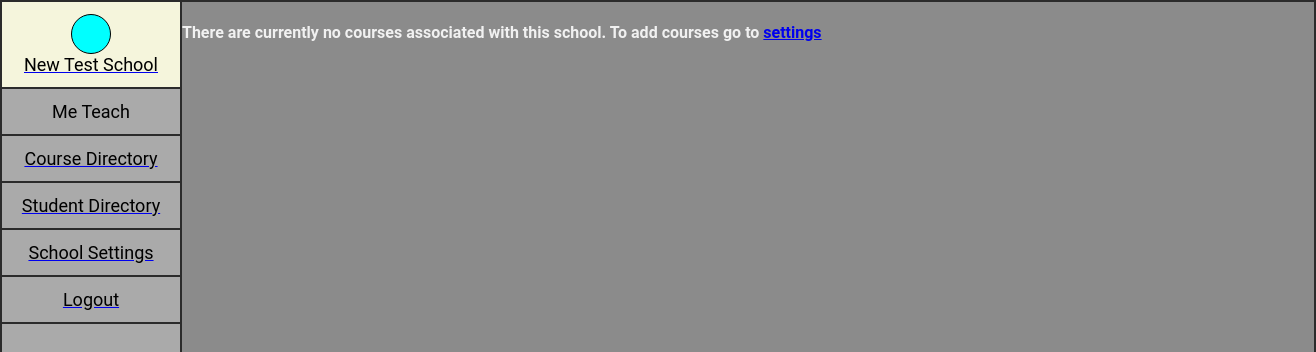
The page /courses/all/school/ (signed in) on the database as committed earlier.
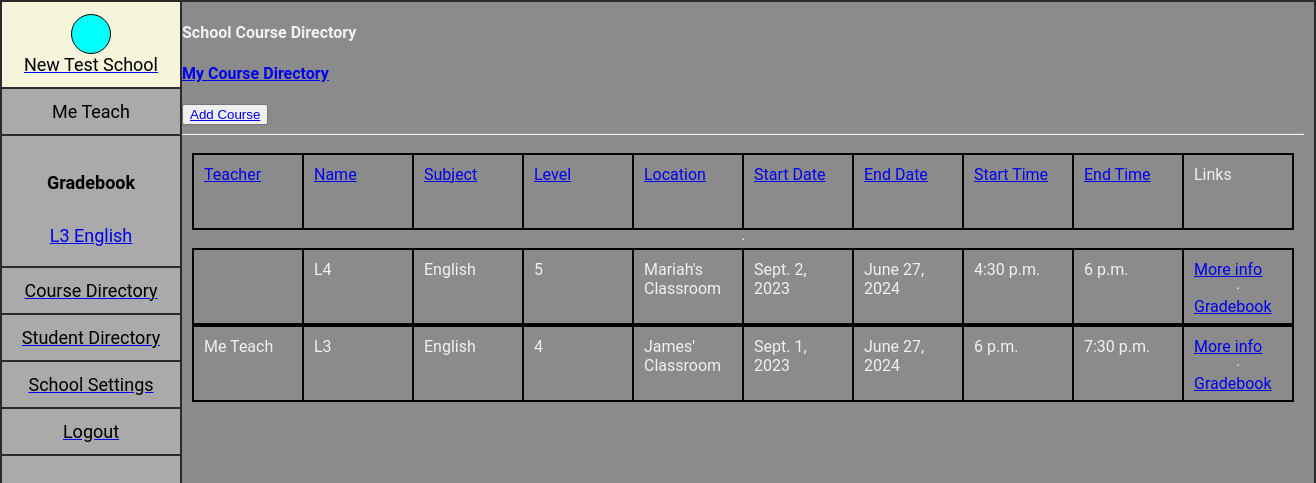
The same page on the database as committed later.
### app/models.py (models this page shows, shortened)
class Course(models.Model):
    school = models.ForeignKey('School', on_delete=models.CASCADE, related_name='facility', null=False)
    teacher = models.ForeignKey('User', on_delete=models.SET_NULL, related_name='teacher', null=True, blank=True)
    added_by = models.ForeignKey('User', on_delete=models.CASCADE, related_name='course_added_by', null=True, blank=True)
    name = models.CharField(max_length=64, blank=False, null=True) #name of class
    subject = models.CharField(max_length=128, blank=False) #subject of class
    grade_type = models.BooleanField(default=0, blank=False) #used to set grading system
    code = models.CharField(max_length=128, blank=True, null=True) #class identifer or differentiator(if any)
    level = models.CharField(max_length=24, blank=True, null=True)
    description = models.TextField(max_length=512, blank=True, null=True)
    online = models.BooleanField(default=False, blank=True, null=True) #if course is online(true) or inperson (false)
    location = models.CharField(max_length=128, blank=True, null=True) #physical location of class if any
    students = models.PositiveIntegerField(blank=True, null=True, default=0)
    start_date = models.DateField(auto_now_add=False, blank=True, null=True)
    end_date = models.DateField(auto_now_add=False, blank=True, null=True)
    start_time = models.TimeField(blank=True, default='0:0:0')
    end_time = models.TimeField(blank=True, default='0:0:0')
    timestamp = models.DateTimeField(auto_now_add=True)

### app/user.py (models this page shows, shortened)
class User(AbstractUser):
    first_name = models.CharField(max_length=256, blank=True)
    last_name = models.CharField(max_length=256, blank=True)
    phone = models.CharField(max_length=32, blank=True)
    social = models.CharField(max_length=64, blank=True, null=True) #for use with other contact servicers such as LINE, MESSENGER or WHATSAPP
    school = models.ForeignKey('School', on_delete=models.SET_NULL, related_name='user', null=True, blank=True)
    tag = models.CharField(max_length=64, blank=True, null=True) #if they have a school ID or other form of required identifier.
    is_admin = models.BooleanField(default=False)
    is_teacher = models.BooleanField(default=False)
    is_parent = models.BooleanField(default=False)
    timestamp = models.DateTimeField(auto_now_add=True)
    pass
    def __str__(self):
        return f"{self.first_name + ' ' + self.last_name}"

### app/views.py (the view, shortened to what this page needs)
# urls.py: path("courses/all/", views.courses, name="courses"),
@csrf_exempt
@login_required
def courses(request, source=None, sortby=None):
    user = request.user
    all = False
    courses_list = []
    courses = []
    if user.school:
        try:
            if source == 'school':
                if sortby == None:
                    courses_list = Course.objects.filter(school=user.school).order_by('teacher', 'start_time')
                else:
                    courses_list = Course.objects.filter(school=user.school).order_by(sortby)
                courses = Course.objects.filter(teacher=user).order_by('start_time')
                course_count = len(courses_list)
                all = True
        except:
            courses = Course.objects.filter(teacher=user).order_by(sortby)
            courses_list = courses
            course_count = len(courses_list)
        return render(request, "app/courses/courses.html", {'courses':courses,
                                                            'courses_list':courses_list,
                                                            'course_count':course_count,
                                                            'all': all})
    else:
        return HttpResponseRedirect(reverse("index"))

### app/templates/app/courses/courses.html (shortened to what this page needs)
{% extends 'app/layout.html' %}
{% load static %}
{% block body %}
<body>
    <div id="course_view">
    {% if course_count > 0 %}
        {% if user.is_teacher and all %}
            <h4>School Course Directory</h4>
            <a class="button" href="{% url 'courses' 'teacher' %}">
                <h4>My Course Directory</h4>
            </a>
        <button type="button">
            <a href="{% url 'addCourse' %}">Add Course</a>
        </button>
        {% endif %}
        <hr>
        <div class="course-view" style="border:none;">
            <div class="course-row">
                <a href="{% url 'courses' 'school' 'teacher' %}"> <div class="course-box">Teacher</div> </a>
                <a href="{% url 'courses' 'school' 'name' %}"><div class="course-box">Name</div></a>
                <a href="{% url 'courses' 'school' 'subject' %}"><div class="course-box">Subject</div></a>
                <a href="{% url 'courses' 'school' 'level' %}"><div class="course-box">Level</div></a>
                <a href="{% url 'courses' 'school' 'location' %}"><div class="course-box">Location</div></a>
                <a href="{% url 'courses' 'school' 'start_date' %}"><div class="course-box">Start Date</div></a>
                <a href="{% url 'courses' 'school' 'end_date' %}"><div class="course-box">End Date</div></a>
                <a href="{% url 'courses' 'school' 'start_time' %}"><div class="course-box">Start Time</div></a>
                <a href="{% url 'courses' 'school' 'end_time' %}"><div class="course-box">End Time</div></a>
                <div class="course-box">Links</div>
            </div>
            <hr>
            {% for course in courses_list %}
                <div class="course-row">
                    {% if course.teacher %}
                        <div class="course-box">{{course.teacher}}</div>
                    {% else %}
                        <div class="course-box"></div>
                    {% endif %}
                    <div class="course-box">{{course.name}}</div>
                    <div class="course-box">{{course.subject}}</div>
                    <div class="course-box">{{course.level}}</div>
                    <div class="course-box">{{course.location}}</div>
                    <div class="course-box">{{course.start_date}}</div>
                    <div class="course-box">{{course.end_date}}</div>
                    <div class="course-box">{{course.start_time}}</div>
                    <div class="course-box">{{course.end_time}}</div>
                    <div class="course-box">
                            <a class="button" href="{% url 'course' course.code %}">More info</a>
                            <hr>
                            {% if course.teacher.id == user.id or user.is_admin %}
                            <a class="button" href="{% url 'gradebook' course.code %}">Gradebook</a>
                            {% endif %}
                    </div>
                </div>
            {% endfor %}
        </div>
    {% else %}
        {% if all %}
        <h4>There are currently no courses associated with this school. To add courses go to <a href="{% url 'settings' %}">settings</a></h4>
        {% else %}
        <h4>You have no courses at this time. Add courses in <a href="{% url 'settings' %}">settings</a> or ask contact your school admin.</h4>
        {% endif %}
    {% endif %}
    </div>
</body>
{% endblock %}

### app/templates/app/layout.html (shortened to what this page needs)
{% load static %}
<!DOCTYPE html>
<html>
    <head>
        <link href="{% static 'app/styles.css' %}" rel="stylesheet">
    </head>
    <div class="row">
        <div class="frame">
            {% if request.user.is_authenticated %}
                <div class="nav-line" id="nav-line">
                    {% if user.school %}
                    <a href="{% url 'index' %}">
                    <div class="nav-block" id="schoolBlock">
                        <div class="nav-img"></div>
                        <div>{{ user.school.name }}</div>
                    </div>
                    </a>
                    {% endif %}
                    <div class="nav-block" id="teacherBlock">
                        <div>{{ user.first_name }} {{user.last_name}}</div>
                    </div>
                    {% if user.school %}
                        {% if user.is_teacher and courses %}
                        <div class="nav-block" id="gradebook-block">
                            <h4>Gradebook</h4>
                            {% for course in courses %}
                            <a href="{% url 'gradebook' course.code %}" class="nav-dropdown-item">{{ course.name }} {{course.subject}}</a>
                            {% endfor %}
                        </div>
                        {% endif %}
                        {% if user.is_admin %}
                        <a class="button" href="{% url 'courses' 'school' %}">
                            <div class="nav-block" id="CoursesBlock">Course Directory</div>
                        </a>
                        <a class="button" href="{% url 'students' 'school' %}">
                            <div class="nav-block">Student Directory</div>
                        </a>
                        <a class="button" href="{% url 'settings' %}">
                            <div class="nav-block" id="settingsBlock">School Settings</div>
                        </a>
                        {% endif %}
                    {% endif %}
                    <a class="button" href="{% url 'logout' %}">
                        <div class="nav-block" >Logout</div>
                    </a>
                </div>
            {% endif %}
            <main>
                {% block body %}
                {% endblock %}
            </main>
        </div>
    </div>
</html>

Rows that differ between the two databases and show on the page:
added Course: name "L3", subject "English", teacher "Me Teach", level "4", location "James' Classroom", start_date "Sept. 1, 2023", end_date "June 27, 2024", start_time "6 p.m.", end_time "7:30 p.m.", shows "Gradebook"
added Course: name "L4", subject "English", level "5", location "Mariah's Classroom", start_date "Sept. 2, 2023", end_date "June 27, 2024", start_time "4:30 p.m.", end_time "6 p.m.", shows "Gradebook", shown under "My Course Directory"
Other text that changed with them:
text no longer shown: "There are currently no courses associated with this school. To add courses go to settings"
text now shown: "Gradebook School Course Directory My Course Directory Add Course Teacher Name Subject Level Location Start Date End Date Start Time End Time Links"
